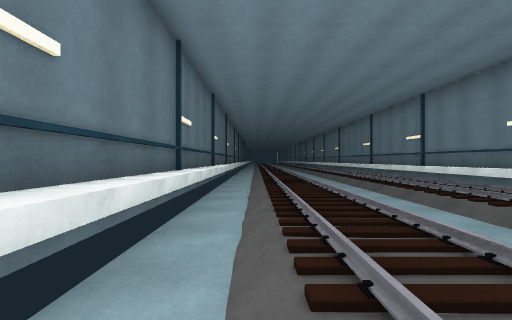
view 1 (above)

15 first-person views from a walk through a 3-D level made in the Unity game engine. The camera is 1.2 m above the floor, looks level and sees 90° across. The floor is counted in squares, 2 m on a side. Each view is taken from the middle of a square. On the plan, view 1 faces up. The plan holds only what a view shows up to about 9 squares ahead; the rest is blank. The place goes on beyond the plan.

view 2
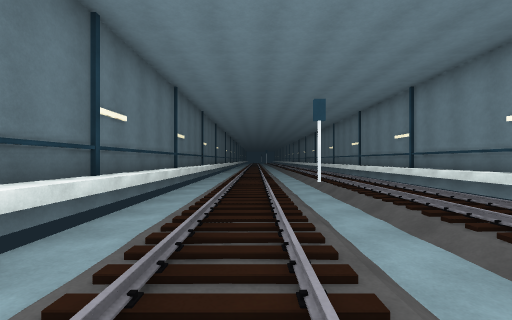

view 3
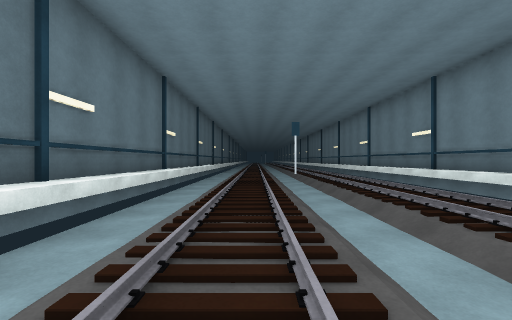

view 4
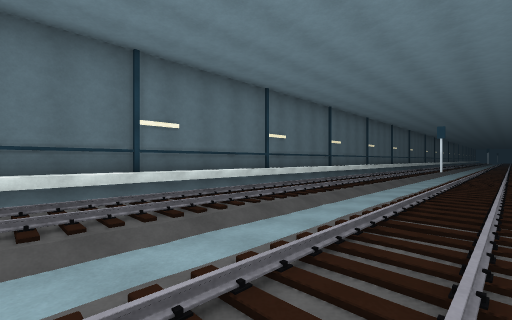

view 5
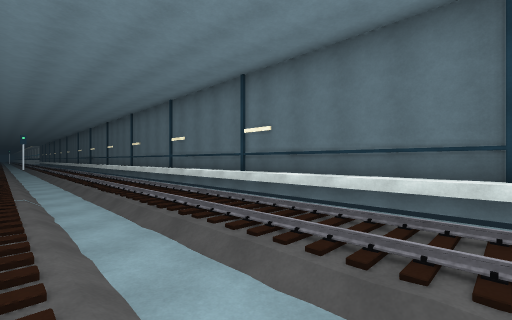

view 6
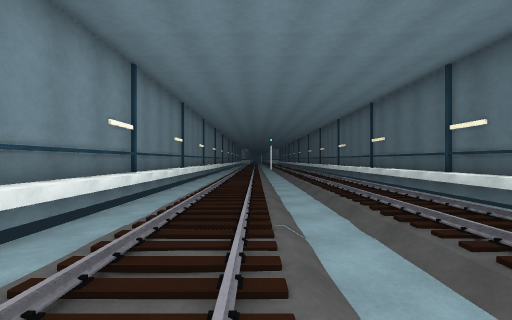

view 7
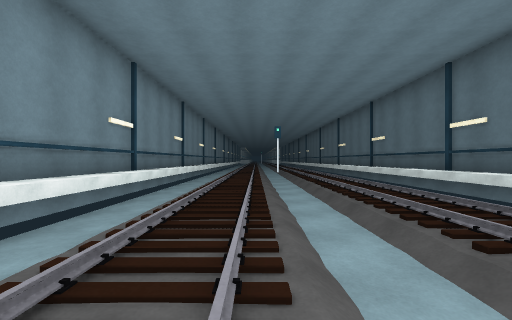

view 8
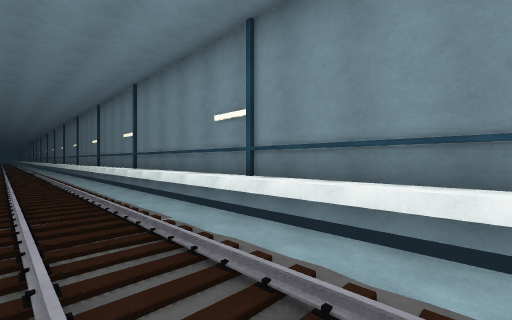

view 9
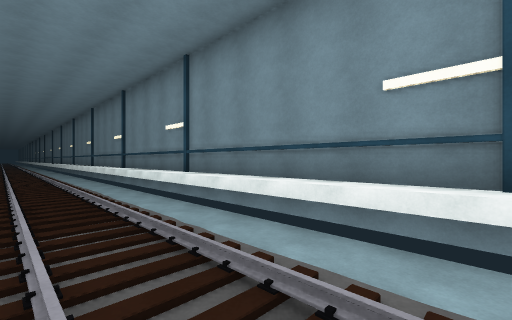

view 10
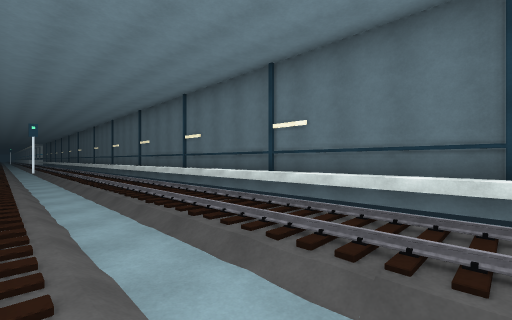

view 11
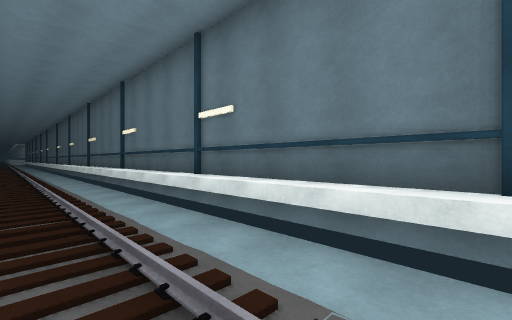

view 12
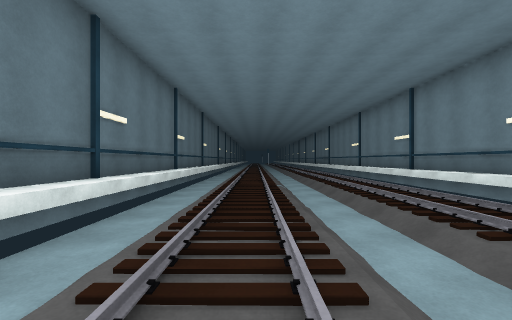

view 13
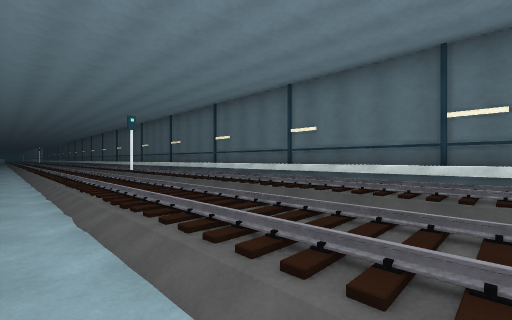

view 14
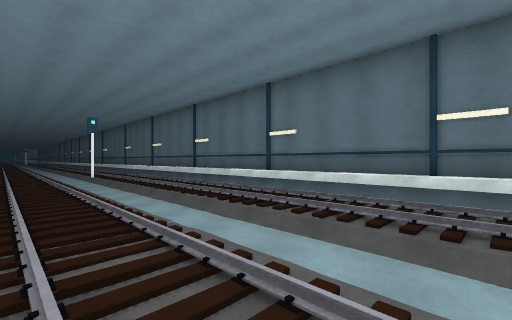

view 15
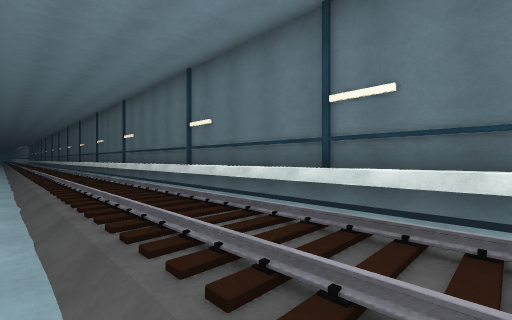

### Floor plan
Key: @ floor where view 1 was taken; # wall or solid block; . main floor; : floor 0.25 m higher than the main floor; + floor 0.5 m higher than the main floor; / step, stairs or slope; ^ raised ledge.
Columns run from 2 left of view 1 to 6 right of it. Each row starts with its distance up from view 1.
 10 #^/+.++.#
  9 #^/+.++.#
  8 #^/:.::.#
  7 #^/+.++.#
  6 #^/:.::.#
  5 #^/:.::.#
  4 #^/+.++.#
  3 #^/:.::.#
  2 #^/:#::.#
  1 #^/+.++.#
  0 #^@:.::.#
 -1 #^/:.::.#
 -2 #^/+.++.#
 -3 #^/:.::.#
 -4 #^/:.::.#
 -5 #^/+.++.#
 -6 #^/:.::.#
 -7 #^/+.++.#
 -8 #^/+.++.#
 -9 #^/:.::.#
-10 #^/+.++.#
-11 #^/+.++.#
-12 #^/:.::.#
-13 #^/+.++.#
-14 #^/:.::.#
-15 #^/:.::.#
-16 #^/+.++.#
-17 #^/:.::.#
-18 #^/:.::.#
-19 #^/+.++.#
-20 #^/:.::.#
-21 #^/:.::.#
-22 #^/+.++.#
-23 #^/:#::.#

Positions as (right, up) in squares from view 1, and headings:
1: (0, 0), facing up
2: (1, -3), facing up
3: (1, -6), facing up
4: (4, -9), facing up-left
5: (3, -7), facing down-left
6: (3, -10), facing down
7: (3, -14), facing down
8: (3, -15), facing up-right
9: (3, -12), facing up-right
10: (3, -12), facing down-left
11: (1, -12), facing down-left
12: (1, 1), facing up
13: (5, 10), facing down-left
14: (4, 10), facing down-left
15: (2, -1), facing down-left
